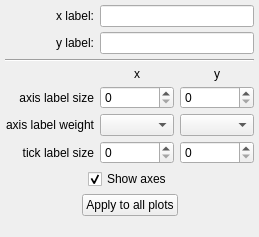
<?xml version="1.0" encoding="UTF-8"?>
<ui version="4.0">
 <class>Form</class>
 <widget class="QWidget" name="Form">
  <property name="geometry">
   <rect>
    <x>0</x>
    <y>0</y>
    <width>259</width>
    <height>237</height>
   </rect>
  </property>
  <property name="windowTitle">
   <string>Form</string>
  </property>
  <layout class="QGridLayout" name="gridLayout">
   <property name="leftMargin">
    <number>5</number>
   </property>
   <property name="topMargin">
    <number>5</number>
   </property>
   <property name="rightMargin">
    <number>5</number>
   </property>
   <property name="bottomMargin">
    <number>5</number>
   </property>
   <property name="verticalSpacing">
    <number>5</number>
   </property>
   <item row="10" column="0" colspan="3">
    <layout class="QHBoxLayout" name="horizontalLayout">
     <item>
      <spacer name="horizontalSpacer_2">
       <property name="orientation">
        <enum>Qt::Horizontal</enum>
       </property>
       <property name="sizeHint" stdset="0">
        <size>
         <width>40</width>
         <height>20</height>
        </size>
       </property>
      </spacer>
     </item>
     <item>
      <widget class="QPushButton" name="button_apply_all">
       <property name="text">
        <string>Apply to all plots</string>
       </property>
      </widget>
     </item>
     <item>
      <spacer name="horizontalSpacer">
       <property name="orientation">
        <enum>Qt::Horizontal</enum>
       </property>
       <property name="sizeHint" stdset="0">
        <size>
         <width>40</width>
         <height>20</height>
        </size>
       </property>
      </spacer>
     </item>
    </layout>
   </item>
   <item row="7" column="0">
    <widget class="QLabel" name="label_4">
     <property name="text">
      <string>axis label weight</string>
     </property>
     <property name="alignment">
      <set>Qt::AlignRight|Qt::AlignTrailing|Qt::AlignVCenter</set>
     </property>
    </widget>
   </item>
   <item row="6" column="1">
    <widget class="QSpinBox" name="value_x_axislabel_size"/>
   </item>
   <item row="6" column="2">
    <widget class="QSpinBox" name="value_y_axislabel_size"/>
   </item>
   <item row="2" column="0">
    <widget class="QLabel" name="label_6">
     <property name="text">
      <string>y label:</string>
     </property>
     <property name="alignment">
      <set>Qt::AlignRight|Qt::AlignTrailing|Qt::AlignVCenter</set>
     </property>
    </widget>
   </item>
   <item row="4" column="2">
    <widget class="QLabel" name="label_10">
     <property name="font">
      <font>
       <weight>50</weight>
       <bold>false</bold>
      </font>
     </property>
     <property name="text">
      <string>y</string>
     </property>
     <property name="alignment">
      <set>Qt::AlignCenter</set>
     </property>
    </widget>
   </item>
   <item row="2" column="1" colspan="2">
    <widget class="QLineEdit" name="text_y_axislabel"/>
   </item>
   <item row="4" column="1">
    <widget class="QLabel" name="label">
     <property name="font">
      <font>
       <weight>50</weight>
       <bold>false</bold>
      </font>
     </property>
     <property name="text">
      <string>x</string>
     </property>
     <property name="alignment">
      <set>Qt::AlignCenter</set>
     </property>
    </widget>
   </item>
   <item row="6" column="0">
    <widget class="QLabel" name="label_3">
     <property name="text">
      <string>axis label size</string>
     </property>
     <property name="alignment">
      <set>Qt::AlignRight|Qt::AlignTrailing|Qt::AlignVCenter</set>
     </property>
    </widget>
   </item>
   <item row="1" column="1" colspan="2">
    <widget class="QLineEdit" name="text_x_axislabel"/>
   </item>
   <item row="8" column="2">
    <widget class="QSpinBox" name="value_y_ticklabel_size"/>
   </item>
   <item row="1" column="0">
    <widget class="QLabel" name="label_2">
     <property name="text">
      <string>x label:</string>
     </property>
     <property name="alignment">
      <set>Qt::AlignRight|Qt::AlignTrailing|Qt::AlignVCenter</set>
     </property>
    </widget>
   </item>
   <item row="8" column="0">
    <widget class="QLabel" name="label_5">
     <property name="text">
      <string>tick label size</string>
     </property>
     <property name="alignment">
      <set>Qt::AlignRight|Qt::AlignTrailing|Qt::AlignVCenter</set>
     </property>
    </widget>
   </item>
   <item row="7" column="1">
    <widget class="QComboBox" name="combosel_x_axislabel_weight">
     <property name="minimumSize">
      <size>
       <width>70</width>
       <height>0</height>
      </size>
     </property>
    </widget>
   </item>
   <item row="8" column="1">
    <widget class="QSpinBox" name="value_x_ticklabel_size"/>
   </item>
   <item row="7" column="2">
    <widget class="QComboBox" name="combosel_y_axislabel_weight">
     <property name="minimumSize">
      <size>
       <width>70</width>
       <height>0</height>
      </size>
     </property>
    </widget>
   </item>
   <item row="3" column="0" colspan="3">
    <widget class="Line" name="line">
     <property name="orientation">
      <enum>Qt::Horizontal</enum>
     </property>
    </widget>
   </item>
   <item row="11" column="0" colspan="3">
    <spacer name="verticalSpacer">
     <property name="orientation">
      <enum>Qt::Vertical</enum>
     </property>
     <property name="sizeHint" stdset="0">
      <size>
       <width>20</width>
       <height>0</height>
      </size>
     </property>
    </spacer>
   </item>
   <item row="9" column="0" colspan="3">
    <layout class="QHBoxLayout" name="horizontalLayout_3">
     <item>
      <spacer name="horizontalSpacer_3">
       <property name="orientation">
        <enum>Qt::Horizontal</enum>
       </property>
       <property name="sizeHint" stdset="0">
        <size>
         <width>40</width>
         <height>20</height>
        </size>
       </property>
      </spacer>
     </item>
     <item>
      <widget class="QCheckBox" name="bool_show_axes">
       <property name="text">
        <string>Show axes</string>
       </property>
       <property name="checked">
        <bool>true</bool>
       </property>
      </widget>
     </item>
     <item>
      <spacer name="horizontalSpacer_4">
       <property name="orientation">
        <enum>Qt::Horizontal</enum>
       </property>
       <property name="sizeHint" stdset="0">
        <size>
         <width>40</width>
         <height>20</height>
        </size>
       </property>
      </spacer>
     </item>
    </layout>
   </item>
  </layout>
 </widget>
 <resources/>
 <connections/>
</ui>
